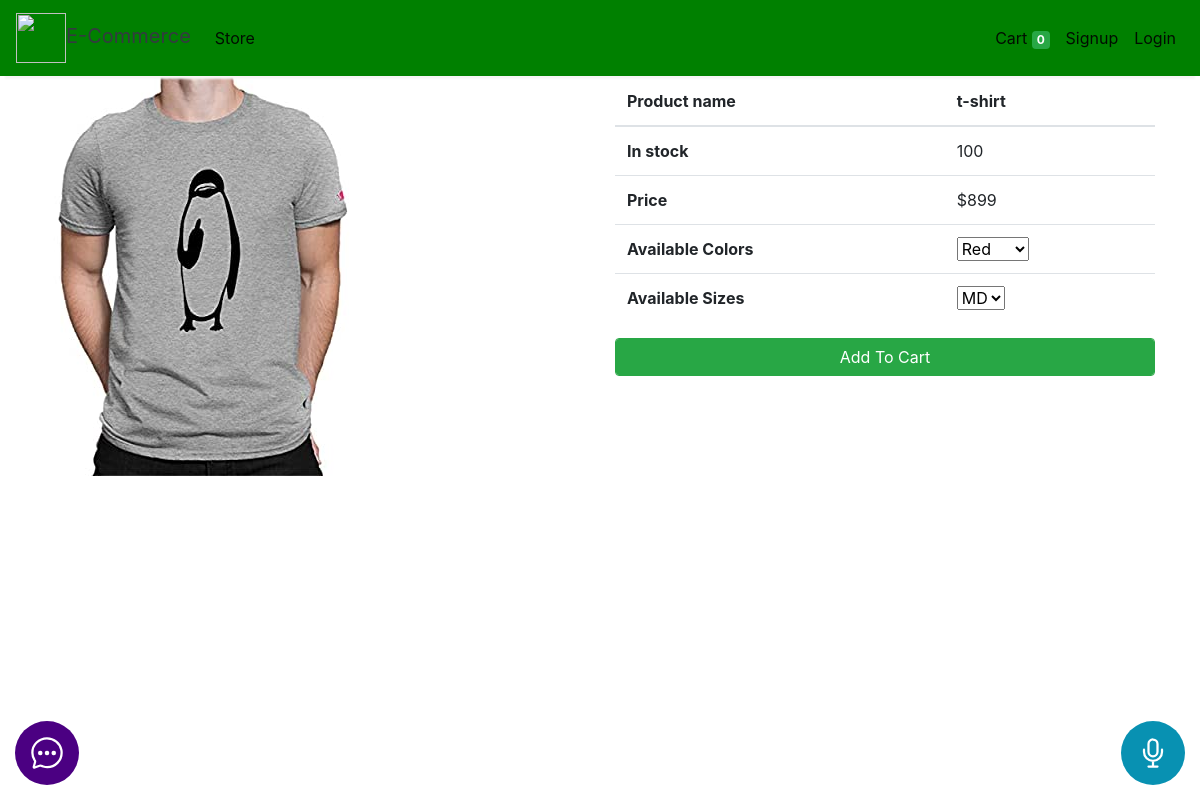
The page /product_page/69/ on the database its author committed.
### store/models/product.py (models this page shows, shortened)
class Products(models.Model):
    name = models.CharField(max_length=60)
    price= models.IntegerField(default=0)
    in_stock = models.IntegerField(null=True, blank=True)
    color = models.ManyToManyField(Color, blank=True)
    class S(models.TextChoices):
        S = 'S', 'S'
        M = 'M', 'M'
        L = 'L', 'L'
        XL = 'XL', 'XL'
    size = models.CharField(max_length=2, choices=S.choices, default=S.S, null=True, blank=True)
    show_sizes = models.BooleanField(default=False)
    show_colors = models.BooleanField(default=False)
    category= models.ForeignKey(Category,on_delete=models.CASCADE,default=1 ) # type: ignore
    description= models.CharField(max_length=250, default='', blank=True, null= True)
    image= models.ImageField(upload_to='uploads/products/')

### store/views/home.py (the view)
# urls.py: path('product_page/<int:id>/', product_page , name='product_page'),
def product_page(request, id):
    context = {'product': Products.objects.get(id=id)}
    return render(request, 'product.html', context)

### store/models/product.py (called while the page is built)
    def __str__(self):
        return self.name

### store/templatetags/replace.py (called while the page is built)
@register.filter
def replace(value):
    return str(value.replace('-', ' ')).lower()

### store/templates/product.html (shortened to what this page needs)
{% extends 'base.html' %}
{% load replace cart %}
{% block content %}
<div class="container">
<div class="row">
    <div class="col-6">
        <img src="{{product.image.url}}" alt="" srcset="">
    </div>
    <div class="col-6">
        <div class="row">
            <div class="col-12">
                <table class="table">
                    <thead>
                      <tr>
                        <th scope="col">Product name</th>
                        <th scope="col">{{product.name}}</th>
                      </tr>
                    </thead>
                    <tbody>
                      <tr>
                        <th scope="row">In stock</th>
                        <td>{{product.in_stock}}</td>
                      </tr>
                      <tr>
                        <th scope="row">Price</th>
                        <td>${{product.price}}</td>
                      </tr>
                      {% if product.show_colors %}
                      <tr>
                        <th scope="row">Available Colors</th>
                        <td>
                          <select class="dd-select-field" required>
                            {% for color in product.color.all %}
                            <option {% if forloop.first %}selected{% endif %}value="{{color}}" >{{color}}</option>
                              {% endfor %}
                            </select>
                        </td>
                      </tr>
                      {% endif %}
                      {% if product.show_sizes %}
                      <tr>
                        <th scope="row">Available Sizes</th>
                        <td>
                          <select class="dd-select-field" required>
                            <option selected value="MD" >MD</option>
                            </select>
                        </td>
                      </tr>
                      {% endif %}
                    </tbody>
                  </table>
            </div>
            <div class="col-12">
                {% if product|is_in_cart:request.session.cart %}
                <div class="row no-gutters">
                    <form action="/#{{product.id}}" class="col-2 " method="post">
                        {% csrf_token %}
                        <input hidden type="text" name='product' value='{{product.id}}'>
                        <input hidden type="text" name='remove' value='True'>
                        <input type="submit" value=" - " id="remove_btn" product_name="-{{product.name|replace}}" class="btn btn-block btn-success border-right">
                    </form>
                    <div class="text-center col btn btn-success">{{product|cart_quantity:request.session.cart}} in Cart</div>
                    <form action="/#{{product.id}}" class="col-2 " method="post">
                        {% csrf_token %}
                        <input hidden type="text" name='product' value='{{product.id}}'>
                        <input type="submit" value=" + " id="add_btn" product_name="+{{product.name|replace}}" class="btn btn-block btn-success border-left">
                    </form>
                </div>
                {% else %}
                     <form action="/#{{product.id}}" method="POST" class="btn-block">
                    <input type="submit" product_name="+{{product.name|replace}}" id="add_btn" class="float-right btn btn-success form-control"
                        value="Add To Cart">
                    </form>
                {% endif %}
            </div>
        </div>
</div>
</div>
</div>
{% endblock %}

### rows shown on the page
Products: image (picture), name "t-shirt", in_stock "100", price "899"

### other values the page prints
{{ request.session.cart.keys|length }} "0"
form field value "Red"
